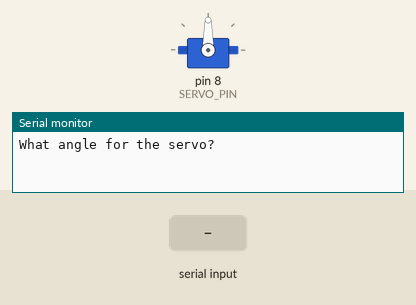
Bench run of a sketch on a simulated Arduino Uno, built with avr-gcc and run on an emulated ATmega328P. Shown: servo, the last lines printed to the serial monitor. The test bench sets the inputs (shaded band).

Above: at 1.2 s.
1.3 s: "30,150\n" received over Serial
At 3.3 s:
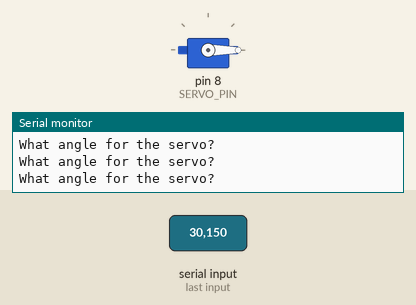
3.8 s: "90,45\n" received over Serial
At 4.5 s:
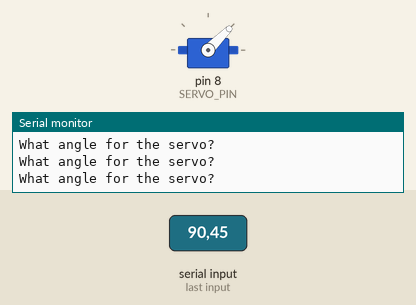
6.3 s: "200\n" received over Serial
At 7.1 s:
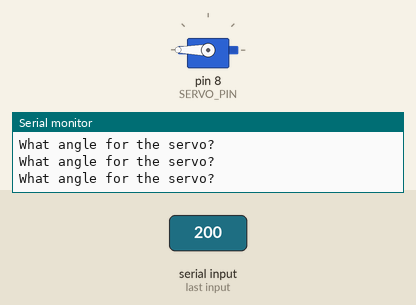
Timing chart, 0 to 9.3 s (numbered marks = the images above; inputs shaded):
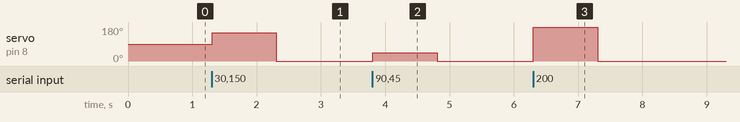

Measured:
- after the input at 1.3 s, servo on pin 8 (SERVO_PIN): 90° → 150° at once, → 0° 1.0 s later
- after the input at 3.8 s, servo on pin 8 (SERVO_PIN): 0° → 45° at once, → 0° 1.0 s later
- after the input at 6.3 s, servo on pin 8 (SERVO_PIN): 0° → 180° at once, → 0° 1.0 s later

The sketch:

servo_basics.ino
```cpp
#include <Servo.h>
#define SERVO_PIN 8
int servoPos=0; // 0-degrees
Servo myServo;

void setup() {
  // put your setup code here, to run once:
  Serial.begin(9600);
  myServo.attach(SERVO_PIN);
}

void loop() {
  // put your main code here, to run repeatedly:
  Serial.println("What angle for the servo?");
  while (Serial.available() == 0) {

  }
  servoPos = Serial.parseInt();
  myServo.write(servoPos);
}
```
